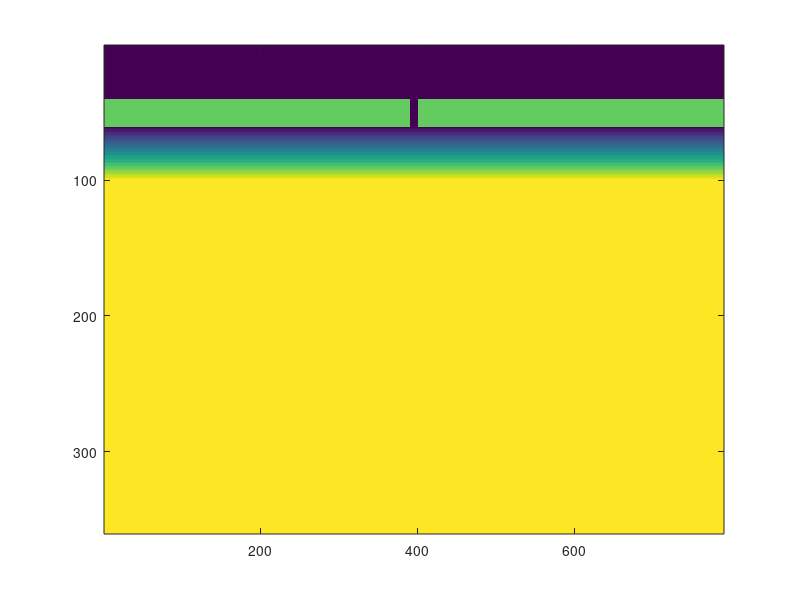

The MATLAB script that drew this image:
% Date: 08/11/2022
% Author: ERS

% This script defines and exports initial sediment depths for use in second
% delta threshold convergence tests.

% v2 (18/11/2022) - for alternative bathy with flat channel (25 m grid
% only)

%% DEFINE ALL DEPTH MATRICES
% Create empty depth matrices
depth25alt = zeros(360+2, 790+2);

% Beach
depth25alt(42:61, [1:391 402:end-1]) = 15;

% Transition sediment depths
for ii = 0:39
    depth25alt(ii + 62, 1:end-1) = 0.25 + 0.5 * ii;
end

% Constant sediment depths
depth25alt(102:end-1, 1:end-1) = 20;

%% TEST PLOTS
close all;

plot = figure(104);
imagesc(depth25alt(2:end-1, 2:end-1));

%% EXPORT
% writematrix(depth25alt, '..\MATLAB export\790x360sedalt.txt', 'Delimiter', ' ')